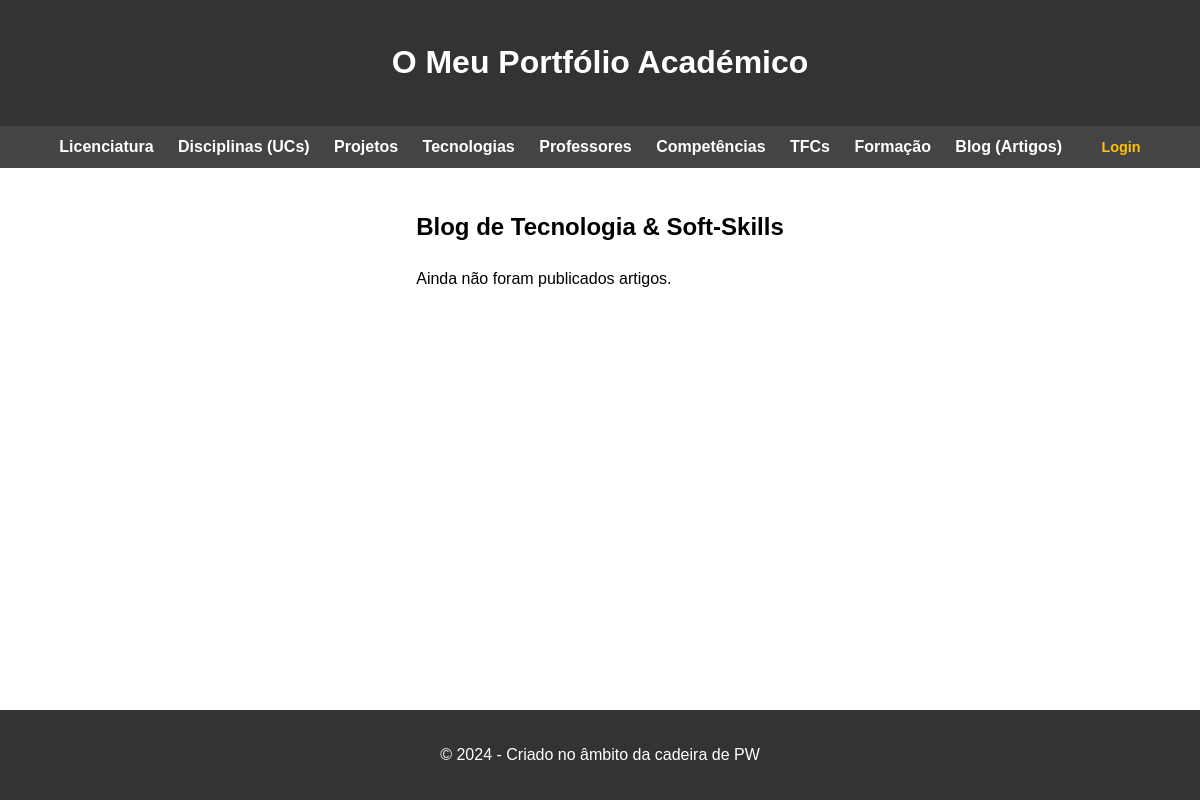
Page /artigos/ on the earlier database version.
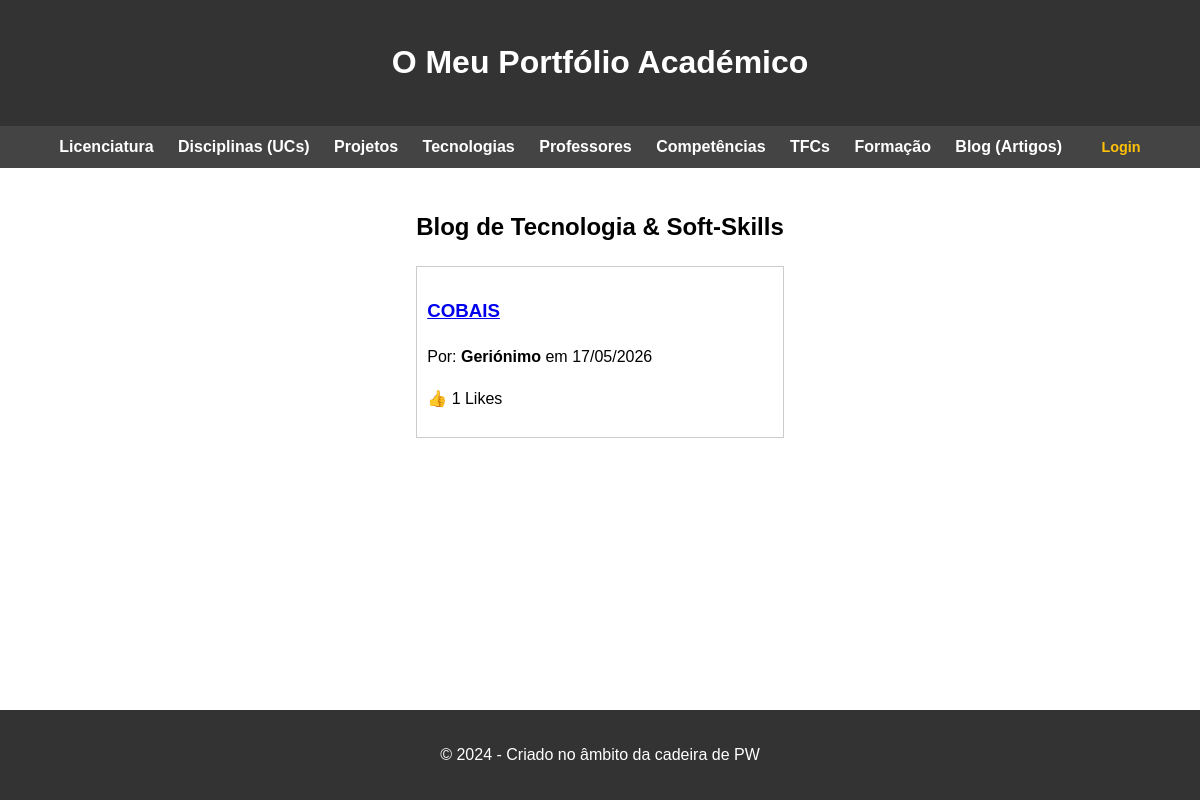
Same page on the later database version.
### artigos/models.py (models this page shows, shortened)
class Artigo(models.Model):
    titulo = models.CharField(max_length=200)
    texto = models.TextField()
    fotografia = models.ImageField(upload_to='artigos/', null=True, blank=True)
    link_externo = models.URLField(null=True, blank=True)
    data_criacao = models.DateTimeField(auto_now_add=True)
    autor = models.ForeignKey(User, on_delete=models.CASCADE, related_name='artigos')
    likes = models.ManyToManyField(User, related_name='artigos_gostados', blank=True)
    def total_likes(self):
        return self.likes.count()

### artigos/views.py (the view)
# urls.py: path('', views.lista_artigos_view, name='lista_artigos'),
def lista_artigos_view(request):
    artigos = Artigo.objects.all().order_by('-data_criacao')
    return render(request, 'artigos/lista.html', {'artigos': artigos})

### artigos/templates/artigos/lista.html (shortened to what this page needs)
{% extends "portfolio/base.html" %}
{% block content %}
<h2>Blog de Tecnologia & Soft-Skills</h2>
<section>
    {% for artigo in artigos %}
    <article style="border: 1px solid #ccc; padding: 10px; margin-bottom: 10px;">
        <h3><a href="{% url 'artigos:detalhe_artigo' artigo.id %}">{{ artigo.titulo }}</a></h3>
        <p>Por: <strong>{{ artigo.autor.username }}</strong> em {{ artigo.data_criacao|date:"d/m/Y" }}</p>
        <p>👍 {{ artigo.total_likes }} Likes</p>
    </article>
    {% empty %}
        <p>Ainda não foram publicados artigos.</p>
    {% endfor %}
</section>
{% endblock %}

### portfolio/templates/portfolio/base.html (shortened to what this page needs)
<!DOCTYPE html>
<html lang="pt">
<head>
</head>
<body>
    <header>
        <h1>O Meu Portfólio Académico</h1>
    </header>
    <nav>
        <a href="{% url 'portfolio:licenciatura' %}">Licenciatura</a>
        <a href="{% url 'portfolio:ucs' %}">Disciplinas (UCs)</a>
        <a href="{% url 'portfolio:projetos' %}">Projetos</a>
        <a href="{% url 'portfolio:tecnologias' %}">Tecnologias</a>
        <a href="{% url 'portfolio:professores' %}">Professores</a>
        <a href="{% url 'portfolio:competencias' %}">Competências</a>
        <a href="{% url 'portfolio:tfcs' %}">TFCs</a>
        <a href="{% url 'portfolio:formacao' %}">Formação</a>
        <a href="{% url 'artigos:lista_artigos' %}">Blog (Artigos)</a>
        <span class="auth-section">
            {% if request.user.is_authenticated %}
                Olá, <strong>{{ request.user.username }}</strong>! |
                <a href="{% url 'accounts:logout' %}">Logout</a>
            {% else %}
                <a href="{% url 'accounts:login' %}">Login</a>
            {% endif %}
        </span>
    </nav>
    <main>
        {% block content %}
        {% endblock %}
    </main>
    <footer>
        <p>&copy; 2024 - Criado no âmbito da cadeira de PW</p>
    </footer>
</body>
</html>

### portfolio/templates/portfolio/base.html (style rules this page uses)
body { font-family: Arial, sans-serif; line-height: 1.6; margin: 0; padding: 0; display: flex; flex-direction: column; min-height: 100vh; }
header { background: #333; color: #fff; padding: 1rem; text-align: center; }
nav { background: #444; padding: 0.5rem; text-align: center; }
nav a { color: white; margin: 0 10px; text-decoration: none; font-weight: bold; }
main { flex: 1; padding: 20px; max-width: 1000px; margin: 0 auto; }
footer { background: #333; color: #fff; text-align: center; padding: 1rem; margin-top: 20px; }
.auth-section { color: #aaa; font-size: 0.9rem; margin-left: 15px; }
.auth-section a { color: #ffc107; }

Differences in the rows shown:
added Artigo: titulo "COBAIS", autor.username "Geriónimo", data_criacao "17/05/2026", total_likes "1"
Other differences:
text no longer shown: "Ainda não foram publicados artigos."
